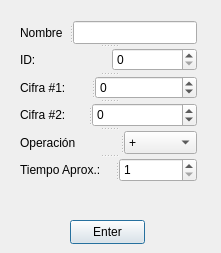
<?xml version="1.0" encoding="UTF-8"?>
<ui version="4.0">
 <class>Data</class>
 <widget class="QDialog" name="Data">
  <property name="geometry">
   <rect>
    <x>0</x>
    <y>0</y>
    <width>221</width>
    <height>253</height>
   </rect>
  </property>
  <property name="windowTitle">
   <string>Dialog</string>
  </property>
  <widget class="QPushButton" name="pushButton">
   <property name="geometry">
    <rect>
     <x>70</x>
     <y>220</y>
     <width>75</width>
     <height>24</height>
    </rect>
   </property>
   <property name="text">
    <string>Enter</string>
   </property>
  </widget>
  <widget class="QLabel" name="label_7">
   <property name="enabled">
    <bool>true</bool>
   </property>
   <property name="geometry">
    <rect>
     <x>8</x>
     <y>189</y>
     <width>201</width>
     <height>31</height>
    </rect>
   </property>
   <property name="layoutDirection">
    <enum>Qt::LeftToRight</enum>
   </property>
   <property name="autoFillBackground">
    <bool>false</bool>
   </property>
   <property name="text">
    <string/>
   </property>
  </widget>
  <widget class="QSplitter" name="splitter_6">
   <property name="geometry">
    <rect>
     <x>20</x>
     <y>21</y>
     <width>177</width>
     <height>161</height>
    </rect>
   </property>
   <property name="orientation">
    <enum>Qt::Vertical</enum>
   </property>
   <widget class="QSplitter" name="splitter">
    <property name="orientation">
     <enum>Qt::Horizontal</enum>
    </property>
    <widget class="QLabel" name="label">
     <property name="text">
      <string>Nombre</string>
     </property>
    </widget>
    <widget class="QLineEdit" name="lineEdit"/>
   </widget>
   <widget class="QWidget" name="">
    <layout class="QHBoxLayout" name="horizontalLayout">
     <item>
      <widget class="QLabel" name="label_2">
       <property name="text">
        <string>ID:</string>
       </property>
      </widget>
     </item>
     <item>
      <widget class="QSpinBox" name="spinBox_2">
       <property name="maximum">
        <number>999999</number>
       </property>
      </widget>
     </item>
    </layout>
   </widget>
   <widget class="QSplitter" name="splitter_3">
    <property name="orientation">
     <enum>Qt::Horizontal</enum>
    </property>
    <widget class="QLabel" name="label_3">
     <property name="text">
      <string>Cifra #1: </string>
     </property>
    </widget>
    <widget class="QSpinBox" name="spinBox_3">
     <property name="minimum">
      <number>-999999</number>
     </property>
     <property name="maximum">
      <number>999999</number>
     </property>
    </widget>
   </widget>
   <widget class="QSplitter" name="splitter_4">
    <property name="orientation">
     <enum>Qt::Horizontal</enum>
    </property>
    <widget class="QLabel" name="label_4">
     <property name="text">
      <string>Cifra #2:</string>
     </property>
    </widget>
    <widget class="QSpinBox" name="spinBox_4">
     <property name="minimum">
      <number>-999999</number>
     </property>
     <property name="maximum">
      <number>999999</number>
     </property>
    </widget>
   </widget>
   <widget class="QSplitter" name="splitter_5">
    <property name="orientation">
     <enum>Qt::Horizontal</enum>
    </property>
    <widget class="QLabel" name="label_5">
     <property name="text">
      <string>Operación</string>
     </property>
    </widget>
    <widget class="QComboBox" name="comboBox">
     <property name="editable">
      <bool>false</bool>
     </property>
     <property name="currentText">
      <string>+</string>
     </property>
     <property name="maxVisibleItems">
      <number>5</number>
     </property>
     <property name="maxCount">
      <number>5</number>
     </property>
     <item>
      <property name="text">
       <string>+</string>
      </property>
     </item>
     <item>
      <property name="text">
       <string>-</string>
      </property>
     </item>
     <item>
      <property name="text">
       <string>*</string>
      </property>
     </item>
     <item>
      <property name="text">
       <string>/</string>
      </property>
     </item>
     <item>
      <property name="text">
       <string>%</string>
      </property>
     </item>
    </widget>
   </widget>
   <widget class="QSplitter" name="splitter_2">
    <property name="orientation">
     <enum>Qt::Horizontal</enum>
    </property>
    <widget class="QLabel" name="label_6">
     <property name="text">
      <string>Tiempo Aprox.:</string>
     </property>
    </widget>
    <widget class="QSpinBox" name="spinBox">
     <property name="minimum">
      <number>1</number>
     </property>
     <property name="maximum">
      <number>99999999</number>
     </property>
    </widget>
   </widget>
  </widget>
 </widget>
 <resources/>
 <connections/>
</ui>
